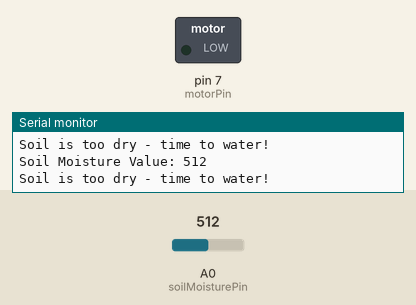
Bench run of a sketch on a simulated Arduino Uno, built with avr-gcc and run on an emulated ATmega328P. On the bench: switched loads named in the sketch (green lamp = pin HIGH), the last lines printed to the serial monitor. The test bench sets the inputs (shaded band); at power-on: A0 (soilMoisturePin) = 512.

Above: at 5.8 s.
5.9 s: A0 (soilMoisturePin) set to 890
11.9 s: A0 (soilMoisturePin) set to 917
At 15.6 s:
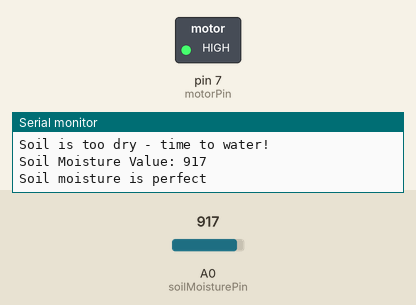
17.9 s: A0 (soilMoisturePin) set to 716
At 20.6 s:
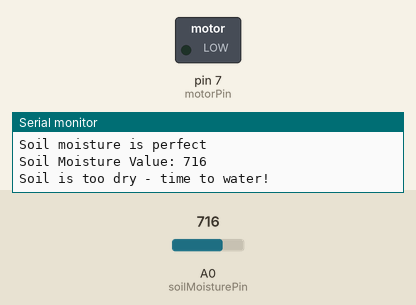
23.9 s: A0 (soilMoisturePin) set to 900
At 25.7 s:
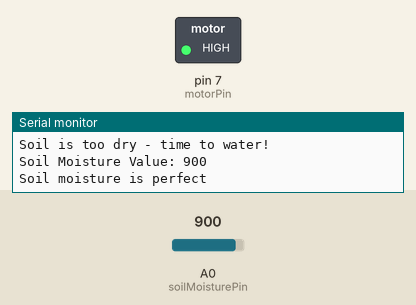
Timing chart, 0 to 27.2 s (numbered marks = the images above; inputs shaded):
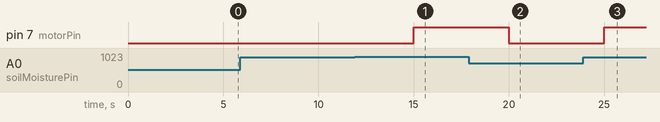

The sketch:

soil_moisture.ino
```cpp
const int soilMoisturePin = A0; // Analog pin where soil sensor is connected
const int motorPin = 7; // Digital pin connected to the relay module
const int moistureThreshold = 900; // Adjust this value based on calibration
void setup() {
Serial.begin(9600); // Initialize serial communication for debugging
pinMode(motorPin, OUTPUT);// Initialize the motor control pin AS Output
digitalWrite(motorPin, LOW);// Ensure the motor is off
}
void loop() {
int moistureValue = analogRead(soilMoisturePin); // Read the soil moisture value from the sensor
Serial.print("Soil Moisture Value: ");// Print the moisture value to the Serial Monitor
Serial.println(moistureValue);
if (moistureValue < moistureThreshold) {
digitalWrite(motorPin, LOW);// If soil is dry, turn on the motor
Serial.println("Soil is too dry - time to water!");
} else {
digitalWrite(motorPin, HIGH);// If soil is wet enough, turn off the motor
Serial.println("Soil moisture is perfect");
}
delay(5000);
}
```

Measured:
- the behaviour switches between 899 and 900 on A0 (soilMoisturePin) (found by bisection; images 0 and 1)
- after the input at 11.9 s, pin 7 (motorPin): LOW → HIGH after 3.1 s
- after the input at 17.9 s, pin 7 (motorPin): HIGH → LOW after 2.1 s
- after the input at 23.9 s, pin 7 (motorPin): LOW → HIGH after 1.1 s
